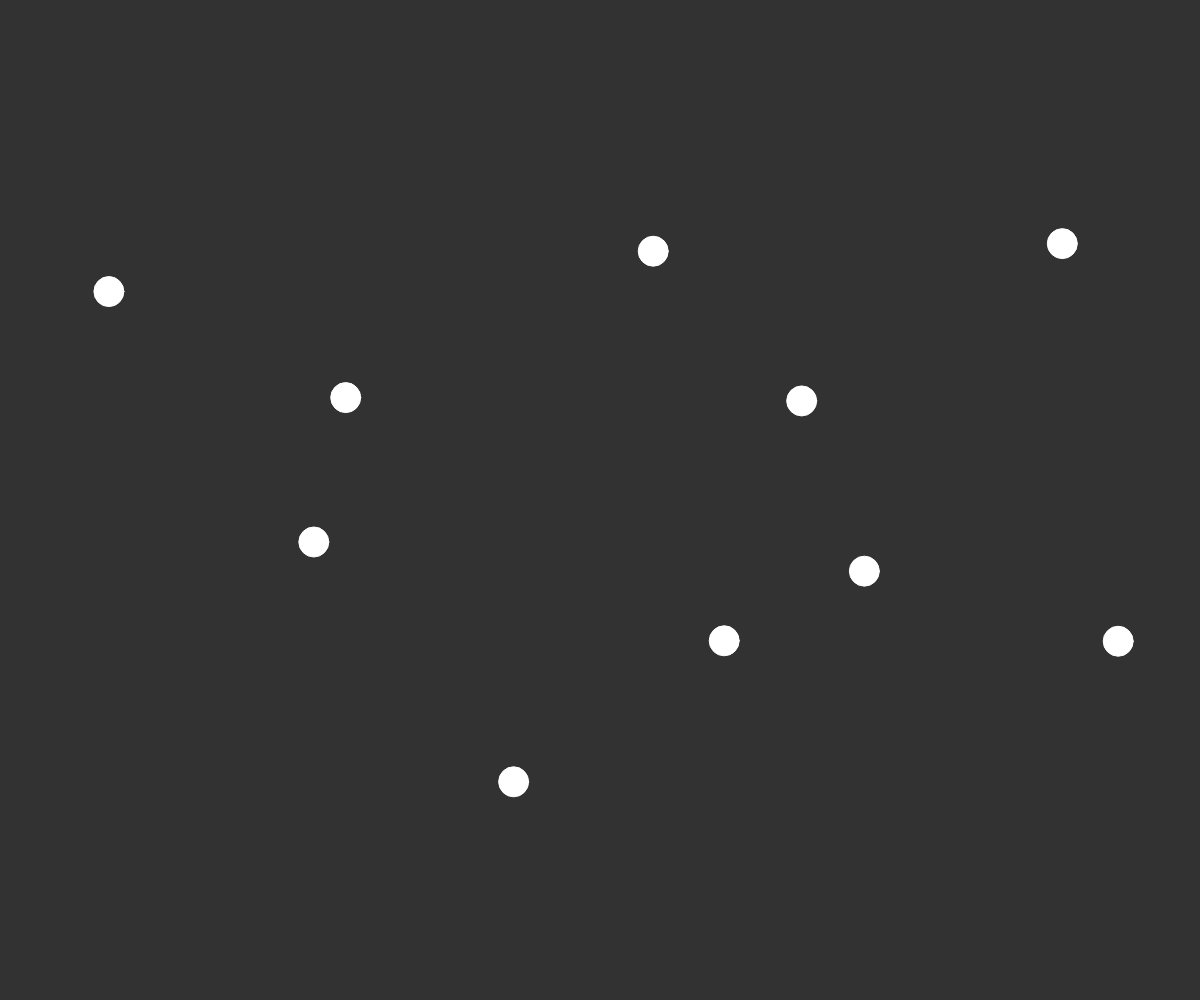
Frame 1 (no input)
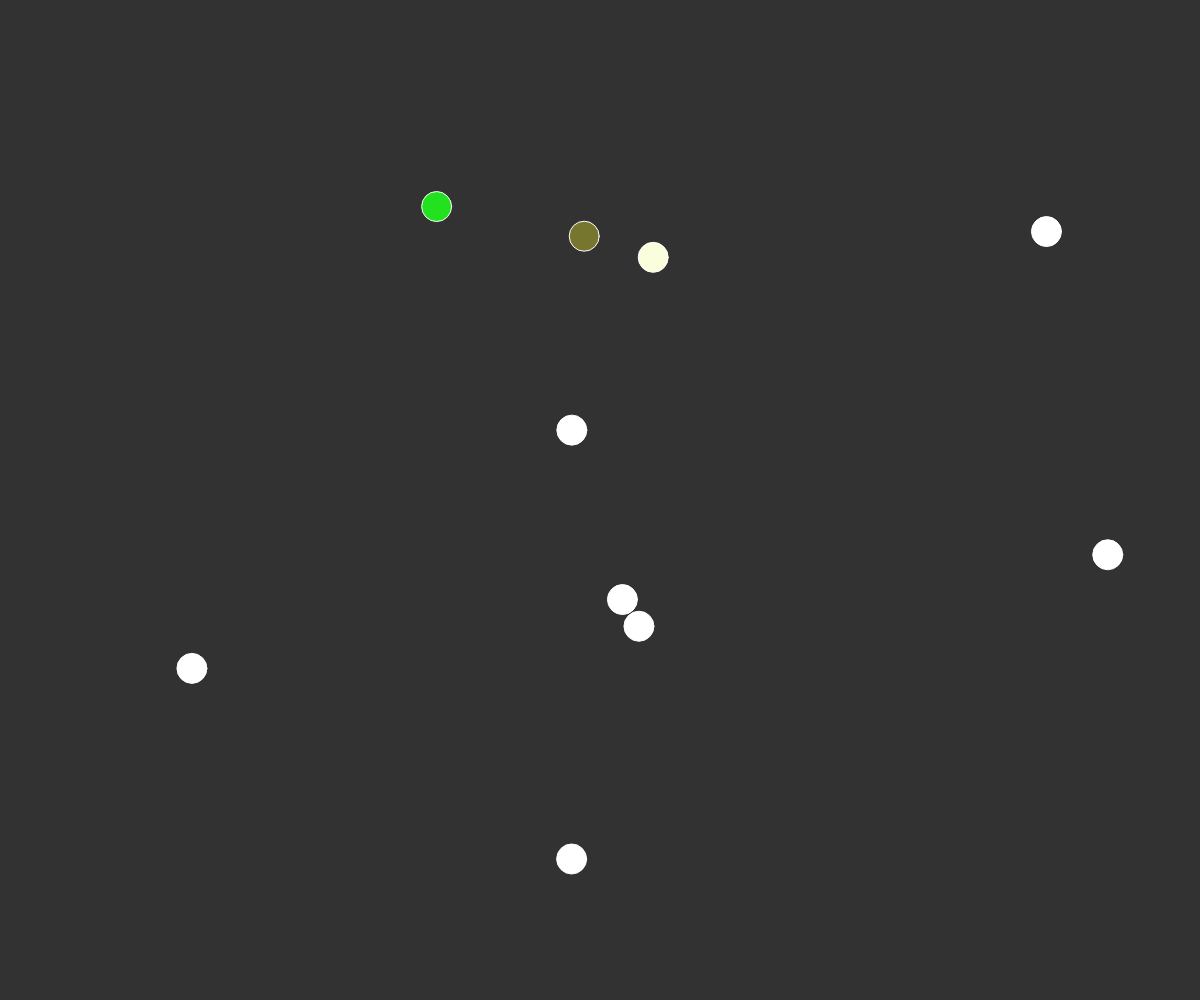
Frame 60 (no input)
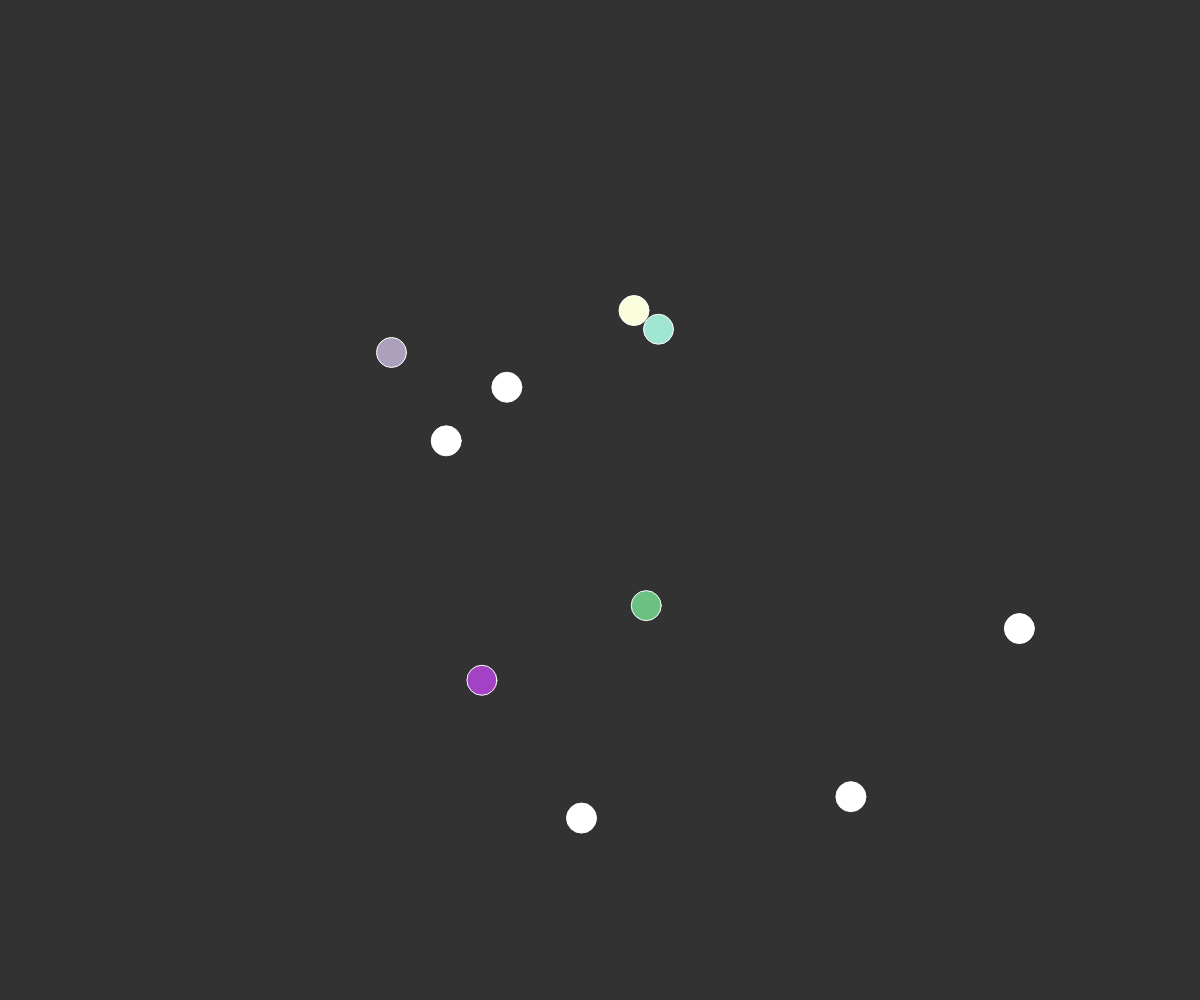
Frame 120 (the mouse pressed at the canvas centre since frame 60)

The p5.js sketch that drew these frames (run headless with seeded random() and noise() and a simulated clock; from frame 60 on, the mouse is pressed at the canvas centre):

// p5.js sketch
// ── sketch.js
// -
// Walker Noise Collider0.1 by Fabrizio De Donatis [keyword1, keyword2]
// 2020 © Fabrizio De Donatis, Daniele @Fupete and the course DSII2020 at DESIGN.unirsm
// github.com/dsii-2020-unirsm — github.com/fupete
// Educational purposes, MIT License, 2020, San Marino
// —
// Credits/Thanks to:
// @codingtrain https://www.youtube.com/watch?v=uAfw-ko3kB8&t=550s 

var bubbles=[];


let h;
let w;
let nBubble=10;

function setup() {
  w= windowWidth;
  h= windowHeight;
  createCanvas(w, h);
  //colorMode(HSB,360)
  for (var i =0; i<nBubble; i++) {
    bubbles[i]= new Bubble (random(width),random(height));
  }
  
  
}

function draw() {
  background(50);
  for (var i =0; i< bubbles.length; i++) {
    bubbles[i].update();   
    bubbles[i].display();
    for (var j =0; j< bubbles.length; j++) {
      if ( i != j && bubbles[i].intersects(bubbles[j])) {
        bubbles[i].changeColor();
        bubbles[j].changeColor();
        bubbles[i].reverse();
        bubbles[j].reverse();
        
  }
    }
  }
  
  
  
  
  
  
  
}

function windowResized() {
  resizeCanvas(windowWidth, windowHeight);
}

// ── bubble.js
function Bubble(x,y){
  this.x = x;
  this.y = y;
  this.r = 15; // raggio
  this.sat=0;
  this.hue=0;
  this.col = color(255, 255, 255);
   this.t = random(100); //inizializzo punti di curva noise diversi
  this.gap = random(0.005, 0.01) //salto nel gap temporale
  this.dir=1;
  
  
    this.changeColor = function() {
      this.sat++
      this.col = color(random(255), random(255), random(255));
      
    }
    
    this.intersects = function(other){
      var d = dist(this.x, this.y, other.x, other.y )
      if ( d<= this.r + other.r) {
        
       // this.gap = this.gap* -1
        return true;
      } else {
      return false;
      }
    }
  
    this.reverse = function(){
      this.gap = this.gap*-1
    }
  
    this.display = function () {
      stroke(255);
      fill(this.col);
      ellipse(this.x, this.y, this.r*2, this.r*2);
    
    }
  
    this.update = function(){
        //this.x = this.x + random(-1,1);
        //this.y = this.y + random(-1,1);
      this.t += this.gap;
    this.x = map(noise(this.t), 0 ,1 ,0-100 , w*1.2) ; 
    this.y = map(noise(this.t+25), 0 ,1 ,0-100 , h*1.3);
      
      if (this.x > width - this.r || this.x < this.r) {
      this.gap = this.gap * -1;
    }
    if (this.y > height - this.r || this.y < this.r) {
      this.gap = this.gap * -1;
    }
  }
      
    
  
  
  
  
}
//
